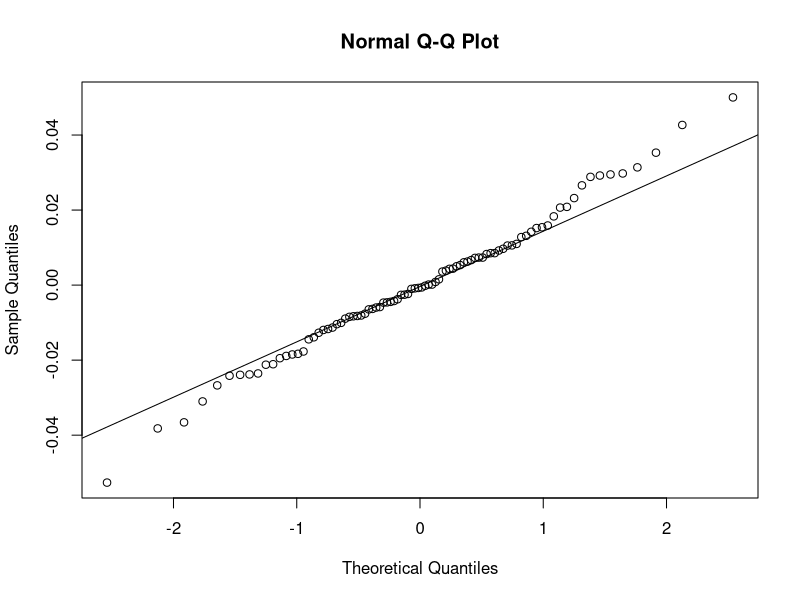
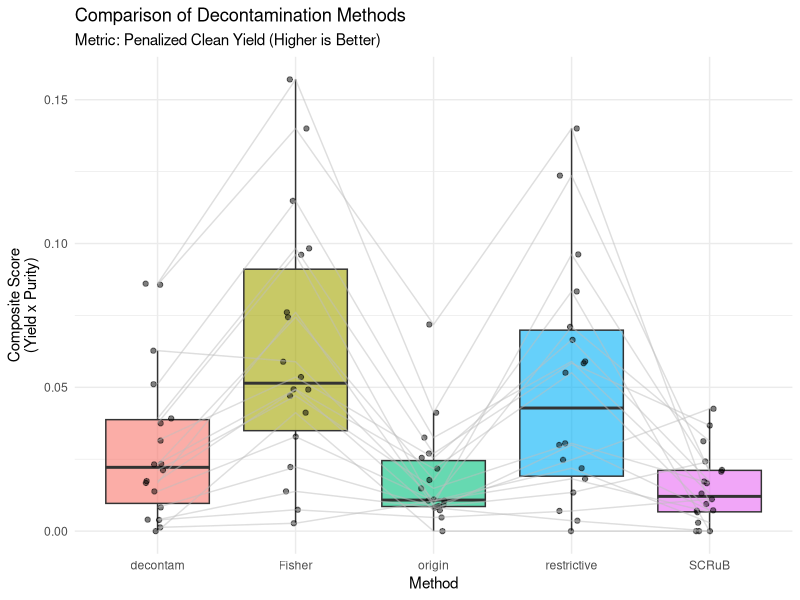

Source code (R) for these figures, in order:
#############################################
###------  Linear Mixed Model with Fixed and random effect ------------
## Fixed: Decontamination method
## Radom: SampleID
# Load necessary libraries
library(tidyverse)  # Data manipulation and plotting
library(lme4)       # Linear Mixed Models (for repeated measures)
library(lmerTest)   # P-values for Mixed Models
library(emmeans)    # Pairwise comparisons

# ==========================================
# 1. DATA PREPARATION
# ==========================================
# --- Load data
df_origin <- read.table("results/Chap3/survey_overlap_NCT/df_origin_concat.tsv", header = T, sep = "\t", check.names = F) %>% 
  mutate(Method = "origin")
df_decontam <- read.table("results/Chap3/survey_overlap_NCT/df_decontam_concat.tsv", header = T, sep = "\t", check.names = F) %>% 
  mutate(Method = "decontam")
df_Fisher <- read.table("results/Chap3/survey_overlap_NCT/df_Fisher_v02_concat.tsv", header = T, sep = "\t", check.names = F) %>% 
  mutate(Method = "Fisher")
df_restrictive <- read.table("results/Chap3/survey_overlap_NCT/df_restrictive_concat.tsv", header = T, sep = "\t", check.names = F) %>% 
  mutate(Method = "restrictive")
df_SCRuB <- read.table("results/Chap3/survey_overlap_NCT/df_SCRuB_concat.tsv", header = T, sep = "\t", check.names = F) %>% 
  mutate(Method = "SCRuB")

df_all <- rbind(df_origin, df_decontam, df_Fisher, df_restrictive, df_SCRuB)
## save table for later usage
write.table(df_all, "results/Chap3/survey_overlap_NCT/df_all_FisherV02_concat.tsv", sep = "\t", col.names = T, row.names = F, quote = F)

# --- Generate Dummy Data (Replace this block with your actual data loading) ---
# set.seed(42)
# samples <- 18
# method_list <- c("Method_X", "Method_Y", "Method_Z")
# 
# data_sim <- expand.grid(SampleID = factor(1:samples), Method = method_list) %>%
#   mutate(
#     # Column A: Original Total Species (Baseline richness varies by sample)
#     Col_A_Original = rep(rpois(samples, lambda = 500), times = length(method_list)),
#     
#     # Column B: Species Kept (Varies by method aggressiveness)
#     Col_B_Kept = case_when(
#       Method == "Method_X" ~ floor(Col_A_Original * 0.95), # Keeps almost everything
#       Method == "Method_Y" ~ floor(Col_A_Original * 0.60), # Aggressive cleaning
#       Method == "Method_Z" ~ floor(Col_A_Original * 0.85)  # Balanced
#     ),
#     
#     # Column C: Overlap with Contaminants (The "Noise")
#     Col_C_Contam = case_when(
#       Method == "Method_X" ~ floor(Col_B_Kept * 0.15), # High contamination left
#       Method == "Method_Y" ~ floor(Col_B_Kept * 0.01), # Very clean, but lost data in B
#       Method == "Method_Z" ~ floor(Col_B_Kept * 0.02)  # Low contamination
#     )
#   )
# ---------------------------------------------------------------------------

# ==========================================
# 2. CALCULATE THE SINGLE METRIC
# ==========================================

# We handle potential division by zero if a method removes ALL species (B=0)
df_analysis <- df_all %>%
  select(SampleID, Method, observed, B = NumPrev_Abd, C = NumInNCT_both) %>% 
  mutate(
    # 1. Calculate "Clean Species" count
    Clean_Count = B - C,
    
    # 2. Calculate Yield: (Clean Species / Original Total)
    Yield = Clean_Count / observed,
    
    # 3. Calculate Purity: (Clean Species / Total Kept)
    # If Col_B_Kept is 0, Purity is 0
    Purity = ifelse(B > 0, Clean_Count / B, 0),
    
    # 4. COMPOSITE METRIC: Penalized Clean Yield
    # This rewards keeping good data AND having a clean final table
    Composite_Score = Yield * Purity
  )

# Inspect the calculated metric
head(df_analysis)

# ==========================================
# 3. VISUALIZATION
# ==========================================

plt <- ggplot(df_analysis, aes(x = Method, y = Composite_Score, fill = Method)) +
  geom_boxplot(alpha = 0.6, outlier.shape = NA) +
  geom_point(position = position_jitter(width = 0.1), alpha = 0.5) +
  # Connect lines for the same sample to show paired changes
  geom_line(aes(group = SampleID), color = "gray", alpha = 0.5) +
  theme_minimal() +
  labs(
    title = "Comparison of Decontamination Methods",
    subtitle = "Metric: Penalized Clean Yield (Higher is Better)",
    y = "Composite Score\n(Yield x Purity)"
  ) +
  theme(legend.position = "none")
ggsave("results/Chap3/img/Both_compare.png", plt)
# ==========================================
# 4. STATISTICAL MODELING (Linear Mixed Model)
# ==========================================

# Why LMM? 
# 1. Fixed Effect: 'Method' (What we want to compare)
# 2. Random Effect: 'SampleID' (Accounting for biological variation between samples)
model <- lmer(Composite_Score ~ Method + (1|SampleID), data = df_analysis)

# Check assumptions (Residuals should be roughly normal)
qqnorm(resid(model))
qqline(resid(model))

# Print ANOVA table
cat("\n=== ANOVA Table ===\n")
print(anova(model))

# ==========================================
# 5. POST-HOC COMPARISONS
# ==========================================

# Perform pairwise comparisons with Tukey adjustment for multiple testing
emm <- emmeans(model, specs = pairwise ~ Method)

cat("\n=== Pairwise Differences ===\n")
print(emm$contrasts)

# Interpretation Helper
emm_df <- as.data.frame(emm$emmeans)
best_method <- emm_df %>% arrange(desc(emmean)) %>% slice(1) %>% pull(Method)
cat(paste("\nBased on the model, the method performing best (highest mean score) is:", best_method, "\n"))
## save 2 table for each
write.table(emm$contrasts, "results/Chap3/survey_overlap_NCT/emmean_both_contrasts.tsv", sep = "\t", quote = F, row.names = F)
write.table(emm$emmeans, "results/Chap3/survey_overlap_NCT/emmean_both_mean.tsv", sep = "\t", quote = F, row.names = F)
